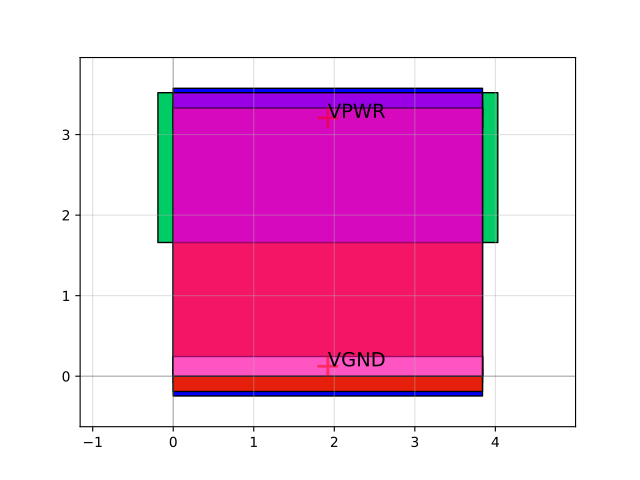

Recreate this plot in Python.
import sky130

c = sky130.components.sky130_fd_sc_hs__fill_diode_8()
c.plot()
